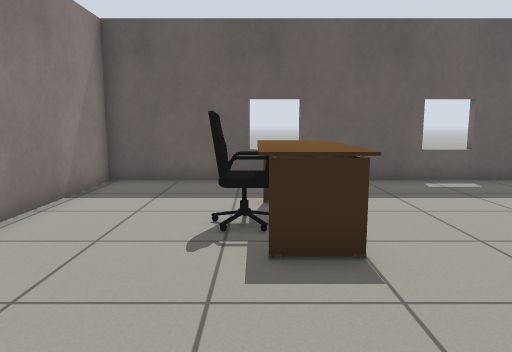
View 1 (above)

16 first-person views from a walk through a world built for the Gazebo simulator. The camera is 0.9 m above the floor, tilts 8° down and sees 70° across. The floor is counted in squares, 0.5 m on a side. Each view is taken from the middle of a square. On the plan, view 1 faces up. The plan holds only what a view shows up to about 18 squares ahead; the rest is blank. Simple patterns stand in for the simulator's built-in surfaces.

View 2
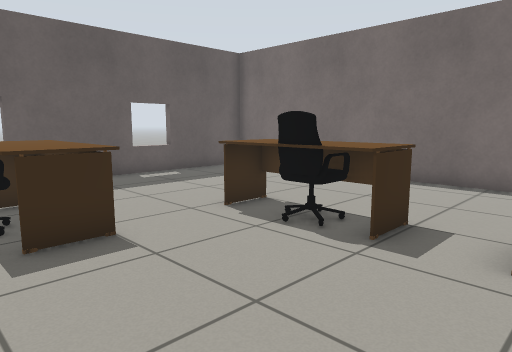

View 3
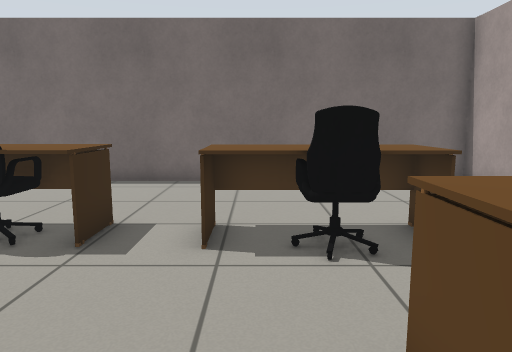

View 4
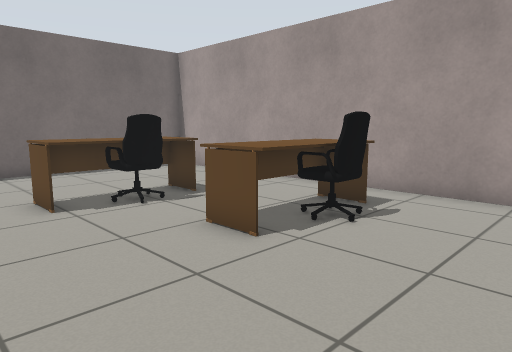

View 5
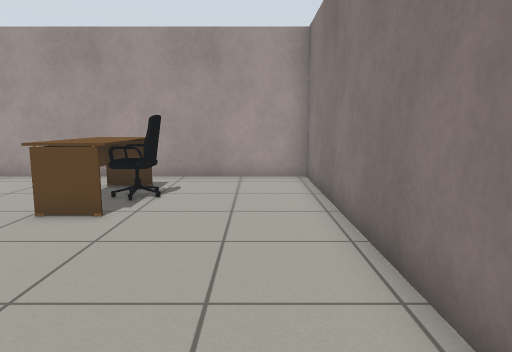

View 6
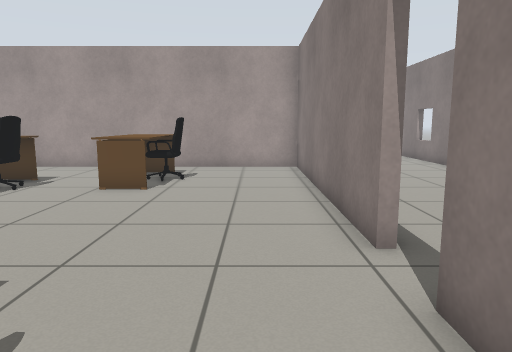

View 7
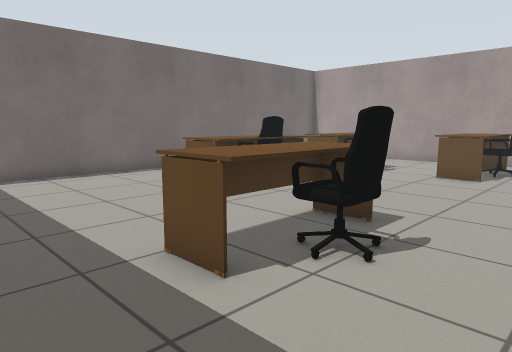

View 8
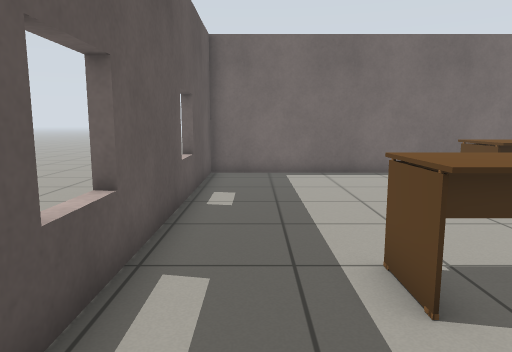

View 9
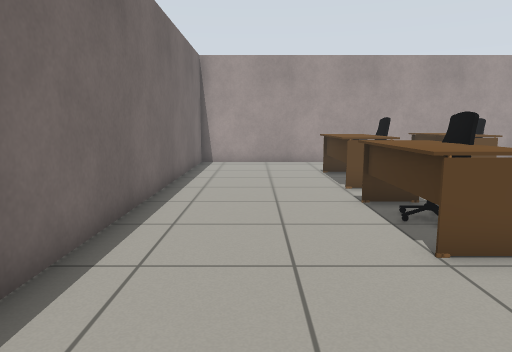

View 10
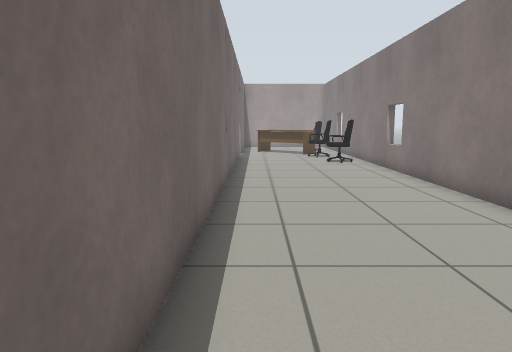

View 11
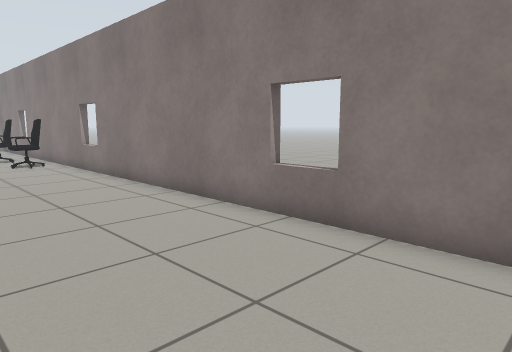

View 12
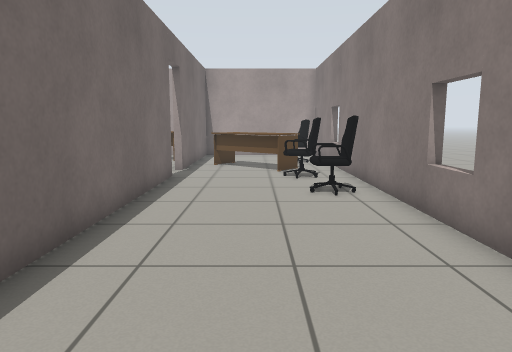

View 13
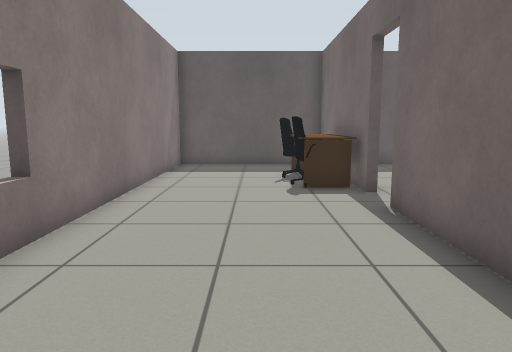

View 14
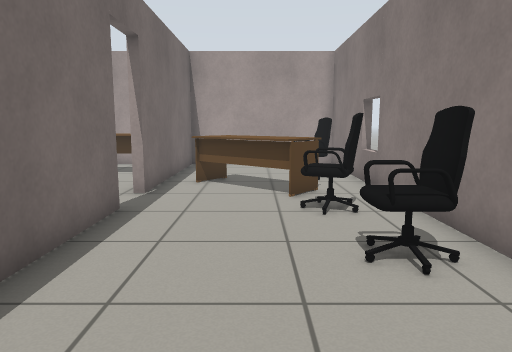

View 15
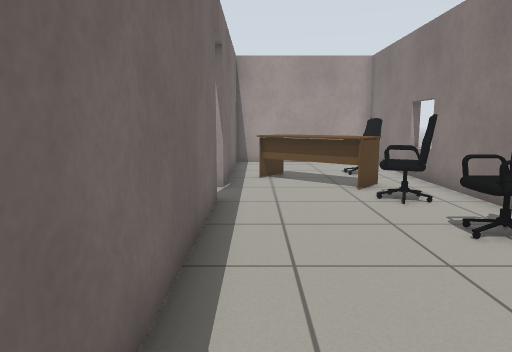

View 16
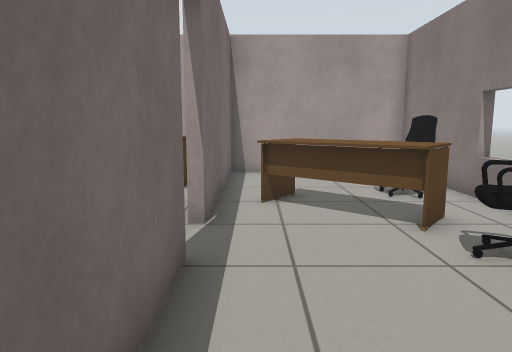

### Floor plan
Key: @ floor where view 1 was taken; # wall or solid block; . floor; D open door; = window, fence, low wall or low ledge; E desk; C chair.
Columns run from 12 left of view 1 to 11 right of it. Each row starts with its distance up from view 1.
 12 #############=####=#####
 11 #..... #...............#
 10 #..... #...............#
  9 #.....E#...............#
  8 #....CE#....EE.........#
  7 #....CE#....CE.........#
  6 #....CE#...CCE.........#
  5 #.....E#....EE..EE.....#
  4 #......D........CE.....#
  3 #......D........CE.....#
  2 #......#........EE.....#
  1 #......#...............#
  0 =......#....@...EE.....#
 -1 #......#........EE.....#
 -2 #......#....EE..CE.....#
 -3 #......#....EE..CE.....#
 -4 #......#....CE..EE.....#
 -5 #......#....CE.........#
 -6 #......#...............#
 -7 #......#...............#
 -8 #......#################
 -9 #......#
-10 #......#
-11 =......#
-12 #......#
-13 #......#
-14 #.C....#
-15 #......#
-16 #.C....#
-17 #.CC...D
-18 #..E...D
-19 #.EEE..#.
-20 =..EEEE#.
-21 #.CC.E.#..
-22 #.C....#.E
-23 # .....#EE
-24 # .....#
-25 # .....#
-26 ###########

Positions as (right, up) in squares from view 1, and headings:
1: (0, 0), facing up
2: (-1, -1), facing up-right
3: (-1, -1), facing right
4: (-4, 2), facing down-right
5: (-3, 5), facing down
6: (-3, 8), facing down
7: (-3, 11), facing down-right
8: (-3, 10), facing right
9: (8, 10), facing down
10: (-6, 4), facing down
11: (-6, 4), facing down-left
12: (-8, -4), facing down
13: (-8, -5), facing up
14: (-8, -9), facing down
15: (-6, -8), facing down
16: (-6, -12), facing down
